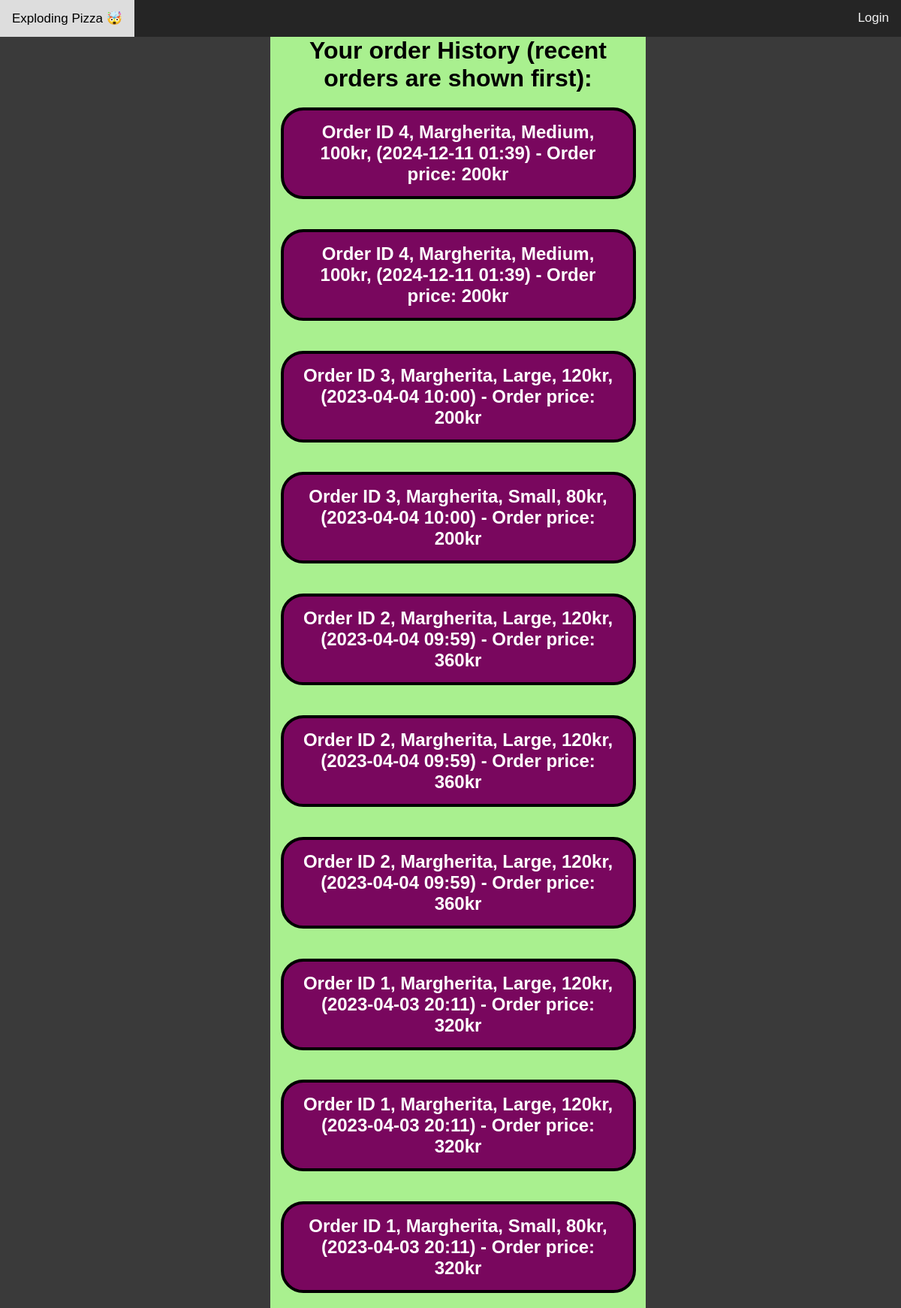
The app's page /orderHistory with its own data.
### website/models.py (models this page shows)
class OrderHistory(db.Model):
    __tablename__ = "order_history"
    id = db.Column(db.Integer, primary_key=True)
    orderID = db.Column(db.Integer, nullable=False)
    name = db.Column(db.String, nullable=False)
    size = db.Column(db.Enum('Small', 'Medium', 'Large'), nullable=False)
    price = db.Column(db.Integer, nullable=False)
    totalPrice = db.Column(db.Integer, nullable=False)
    date = db.Column(db.DateTime, nullable=False, default=datetime.utcnow)
    def __repr__(self):
        return f"Order ID {self.orderID}, {self.name}, {self.size}, {self.price}kr, ({self.date.strftime('%Y-%m-%d %H:%M')}) - Order price: {self.totalPrice}kr"

### website/stock.py (the view)
@stock.route("/orderHistory", methods=["GET", "POST"])
def orderHistoryg():
    orders = OrderHistory.query.order_by(OrderHistory.orderID.desc())
    return render_template("orderHistory.html", orders=orders, no_sidebar=True)

### website/templates/orderHistory.html (shortened to what this page needs)
{% extends "base.html" %}
{% block content %}
<h1 class='topping-container'>Your order History (recent orders are shown first):</h1>
{% for order in orders %}
    <div class='topping-container'>
        <h2 class='myMessage'>{{order}}</h2>
    </div>
{% endfor %}
{% endblock content %}

### website/static/styles.css (style rules this page uses)
body { margin: 0; padding: 0; font-family: 'Arial', sans-serif; background-color: rgb(58, 58, 58); }
.myMessage { background-color: #79075e; color: white; border: 4px solid black !important; font-weight: bold; padding: 15px 20px; border-radius: 30px; max-width: 85% }
.topping-container { display: flex; flex-direction: column; align-items: center; margin: auto; max-width: 500px; text-align: center; background-color: #a9f08f; }

### records on screen
OrderHistory: orderID+name+size "Order ID 4, Margherita, Medium, 100kr, (2024-12-11 01:39) - Order price: 200kr"
OrderHistory: orderID+name+size "Order ID 4, Margherita, Medium, 100kr, (2024-12-11 01:39) - Order price: 200kr"
OrderHistory: orderID+name+size "Order ID 3, Margherita, Large, 120kr, (2023-04-04 10:00) - Order price: 200kr"
OrderHistory: orderID+name+size "Order ID 3, Margherita, Small, 80kr, (2023-04-04 10:00) - Order price: 200kr"
OrderHistory: orderID+name+size "Order ID 2, Margherita, Large, 120kr, (2023-04-04 09:59) - Order price: 360kr"
OrderHistory: orderID+name+size "Order ID 2, Margherita, Large, 120kr, (2023-04-04 09:59) - Order price: 360kr"
OrderHistory: orderID+name+size "Order ID 2, Margherita, Large, 120kr, (2023-04-04 09:59) - Order price: 360kr"
OrderHistory: orderID+name+size "Order ID 1, Margherita, Large, 120kr, (2023-04-03 20:11) - Order price: 320kr"
OrderHistory: orderID+name+size "Order ID 1, Margherita, Large, 120kr, (2023-04-03 20:11) - Order price: 320kr"
OrderHistory: orderID+name+size "Order ID 1, Margherita, Small, 80kr, (2023-04-03 20:11) - Order price: 320kr"
